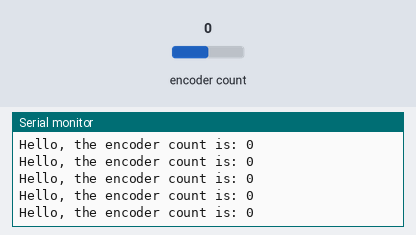
A sketch run on a simulated ESP32. Parts: the last lines printed to the serial monitor. The inputs (shaded band) are chosen by the test bench; at power-on: encoder count 0.

Above: at 1.2 s.
1.3 s: encoder count set to 1
At 1.31 s:
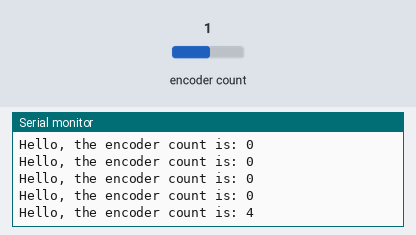
2.8 s: encoder count set to 2
At 2.81 s:
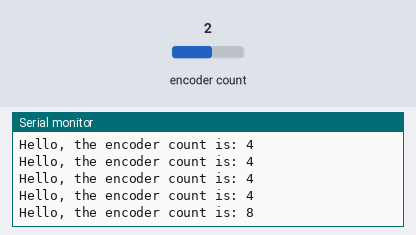
Timing chart, 0 to 5.8 s (numbered marks = the images above; inputs shaded):
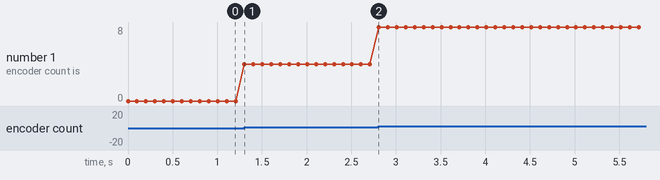

The sketch:

esp32-read-encoder.ino
```cpp
/*
 * Outputs the counts from the encoder using the ESP32Encoder
 * library.
 */

#include <Arduino.h>
#include <ESP32Encoder.h>

#define ROTARY_PIN_A 34
#define ROTARY_PIN_B 35

ESP32Encoder encoder;

void setup() {
  // put your setup code here, to run once:
  encoder.attachFullQuad(ROTARY_PIN_A, ROTARY_PIN_B);
  Serial.begin(115200);
}

void loop() {
  // put your main code here, to run repeatedly:
  Serial.print("Hello, the encoder count is: ");
  Serial.println(encoder.getCount());
  delay(100);
}
```

Measured:
- after the input at 1.3 s, the serial monitor: prints a new line at once (image 1)
- after the input at 2.8 s, the serial monitor: prints a new line at once (image 2)
- plotted number 1: 0 → 4 after the input at 1.3 s, 4 → 8 after the input at 2.8 s
